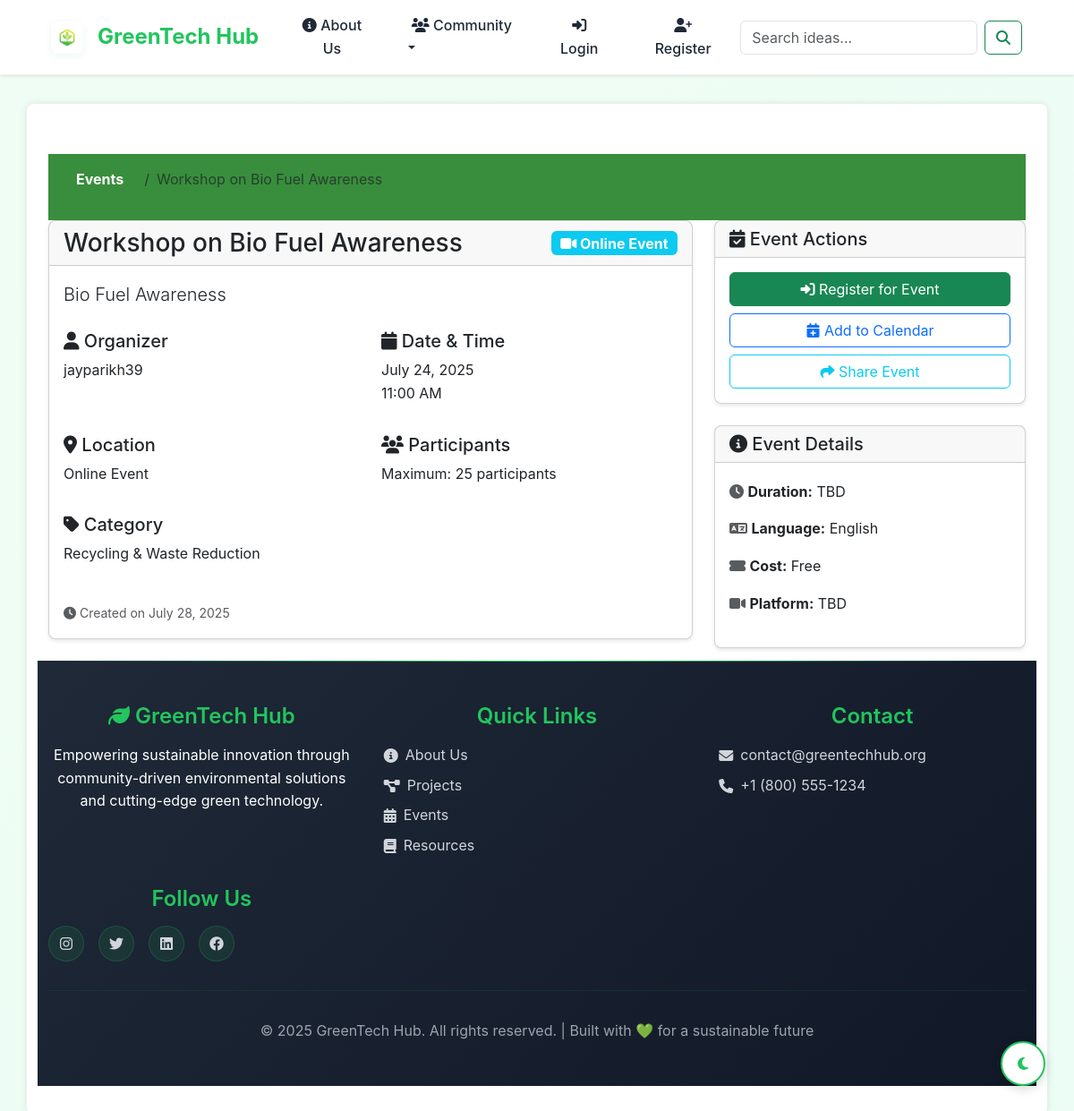
The app's page /events/1/ with its own data.
### green_app/models.py (models this page shows, shortened)
class Event(models.Model):
    title = models.CharField(max_length=200)
    description = models.TextField()
    organizer = models.ForeignKey(User, on_delete=models.CASCADE)
    category = models.ForeignKey(Category, on_delete=models.SET_NULL, null=True)
    date = models.DateTimeField()
    location = models.CharField(max_length=200)
    max_participants = models.IntegerField(null=True, blank=True)
    is_online = models.BooleanField(default=False)
    registration_url = models.URLField(blank=True)
    created_at = models.DateTimeField(auto_now_add=True)

class Category(models.Model):
    name = models.CharField(max_length=100)
    description = models.TextField()
    created_at = models.DateTimeField(auto_now_add=True)

### green_app/views.py (the view)
# urls.py: path('events/<int:pk>/', views.EventDetailView.as_view(), name='event_detail'),
class EventDetailView(DetailView):
    model = Event
    template_name = 'green_app/event_detail.html'

### templates/green_app/event_detail.html (shortened to what this page needs)
{% extends 'green_app/base.html' %}
{% block content %}
<div class="container mt-4">
    <nav aria-label="breadcrumb">
        <ol class="breadcrumb">
            <li class="breadcrumb-item"><a href="{% url 'event_list' %}">Events</a></li>
            <li class="breadcrumb-item active">{{ event.title }}</li>
        </ol>
    </nav>
    <div class="row">
        <div class="col-lg-8">
            <div class="card mb-4">
                <div class="card-header">
                    <div class="d-flex justify-content-between align-items-center">
                        <h1 class="h3 mb-0">{{ event.title }}</h1>
                        {% if event.is_online %}
                            <span class="badge bg-info fs-6">
                                <i class="fas fa-video"></i> Online Event
                            </span>
                        {% endif %}
                    </div>
                </div>
                <div class="card-body">
                    <p class="lead">{{ event.description }}</p>
                    <div class="row mt-4">
                        <div class="col-md-6">
                            <h5><i class="fas fa-user"></i> Organizer</h5>
                            <p>{{ event.organizer.username }}</p>
                        </div>
                        <div class="col-md-6">
                            <h5><i class="fas fa-calendar"></i> Date & Time</h5>
                            <p>
                                {{ event.date|date:"F d, Y" }}<br>
                                {{ event.date|date:"g:i A" }}
                            </p>
                        </div>
                    </div>
                    <div class="row mt-3">
                        <div class="col-md-6">
                            <h5><i class="fas fa-map-marker-alt"></i> Location</h5>
                            {% if event.is_online %}
                                <p>Online Event</p>
                            {% else %}
                                <p>{{ event.location }}</p>
                            {% endif %}
                        </div>
                        <div class="col-md-6">
                            <h5><i class="fas fa-users"></i> Participants</h5>
                            {% if event.max_participants %}
                                <p>Maximum: {{ event.max_participants }} participants</p>
                            {% else %}
                                <p>No limit</p>
                            {% endif %}
                        </div>
                    </div>
                    {% if event.category %}
                    <div class="row mt-3">
                        <div class="col-md-6">
                            <h5><i class="fas fa-tag"></i> Category</h5>
                            <p>{{ event.category.name }}</p>
                        </div>
                    </div>
                    {% endif %}
                    <div class="mt-4">
                        <small class="text-muted">
                            <i class="fas fa-clock"></i> Created on {{ event.created_at|date:"F d, Y" }}
                        </small>
                    </div>
                </div>
            </div>
        </div>
        <div class="col-lg-4">
            <div class="card mb-4">
                <div class="card-header">
                    <h5 class="mb-0"><i class="fas fa-calendar-check"></i> Event Actions</h5>
                </div>
                <div class="card-body">
                    <div class="d-grid gap-2">
                        {% if event.registration_url %}
                            <a href="{{ event.registration_url }}" target="_blank" class="btn btn-success">
                                <i class="fas fa-sign-in-alt"></i> Register for Event
                            </a>
                        {% endif %}
                        <a href="#" class="btn btn-outline-primary">
                            <i class="fas fa-calendar-plus"></i> Add to Calendar
                        </a>
                        <a href="#" class="btn btn-outline-info">
                            <i class="fas fa-share"></i> Share Event
                        </a>
                    </div>
                </div>
            </div>
            <div class="card">
                <div class="card-header">
                    <h5 class="mb-0"><i class="fas fa-info-circle"></i> Event Details</h5>
                </div>
                <div class="card-body">
                    <ul class="list-unstyled">
                        <li class="mb-2">
                            <i class="fas fa-clock text-muted"></i>
                            <strong>Duration:</strong> TBD
                        </li>
                        <li class="mb-2">
                            <i class="fas fa-language text-muted"></i>
                            <strong>Language:</strong> English
                        </li>
                        <li class="mb-2">
                            <i class="fas fa-ticket-alt text-muted"></i>
                            <strong>Cost:</strong> Free
                        </li>
                        {% if event.is_online %}
                        <li class="mb-2">
                            <i class="fas fa-video text-muted"></i>
                            <strong>Platform:</strong> TBD
                        </li>
                        {% endif %}
                    </ul>
                </div>
            </div>
        </div>
    </div>
</div>
{% endblock %}

### static/green_app/style.css (style rules this page uses)
body { font-family: 'Segoe UI', Tahoma, Geneva, Verdana, sans-serif; margin: 0; padding: 0; background-color: #f4f6f8; color: #333; }
nav { background-color: #388e3c; padding: 1rem; text-align: center; }
nav a { color: white; margin: 0 15px; text-decoration: none; font-weight: bold; }
h1, h2, h3 { color: #2e7d32; }
.card { border-radius: 0.5rem; }

### templates/green_app/base.html (style rules this page uses)
:root { --primary-green: #22c55e; --dark-green: #15803d; --light-green: #dcfce7; --accent-green: #10b981; --text-dark: #1f2937; --text-light: #6b7280; --card-shadow: 0 4px 6px -1px rgb(0 0 0 / 0.1), 0 2px 4px -2px rgb(0 0 0 / 0.1); --card-hover-shadow: 0 20px 25px -5px rgb(0 0 0 / 0.1), 0 10px 10px -5px rgb(0 0 0 / 0.04); }
* { margin: 0; padding: 0; box-sizing: border-box; }
body { background: linear-gradient(135deg, #f0fdf4 0%, #ecfdf5 100%); font-family: 'Inter', -apple-system, BlinkMacSystemFont, sans-serif; line-height: 1.6; color: var(--text-dark); display: flex; flex-direction: column; min-height: 100vh; }

### templates/green_app/event_detail.html (style rules this page uses)
.badge { font-size: 0.875rem; }
.card { box-shadow: 0 2px 4px rgba(0,0,0,0.1); }
.list-unstyled li { padding: 0.25rem 0; }

### records on screen
Event: title "Workshop on Bio Fuel Awareness", description "Bio Fuel Awareness", organizer.username "jayparikh39", date "July 24, 2025", date "11:00 AM", max_participants "25", category.name "Recycling & Waste Reduction", created_at "July 28, 2025"
